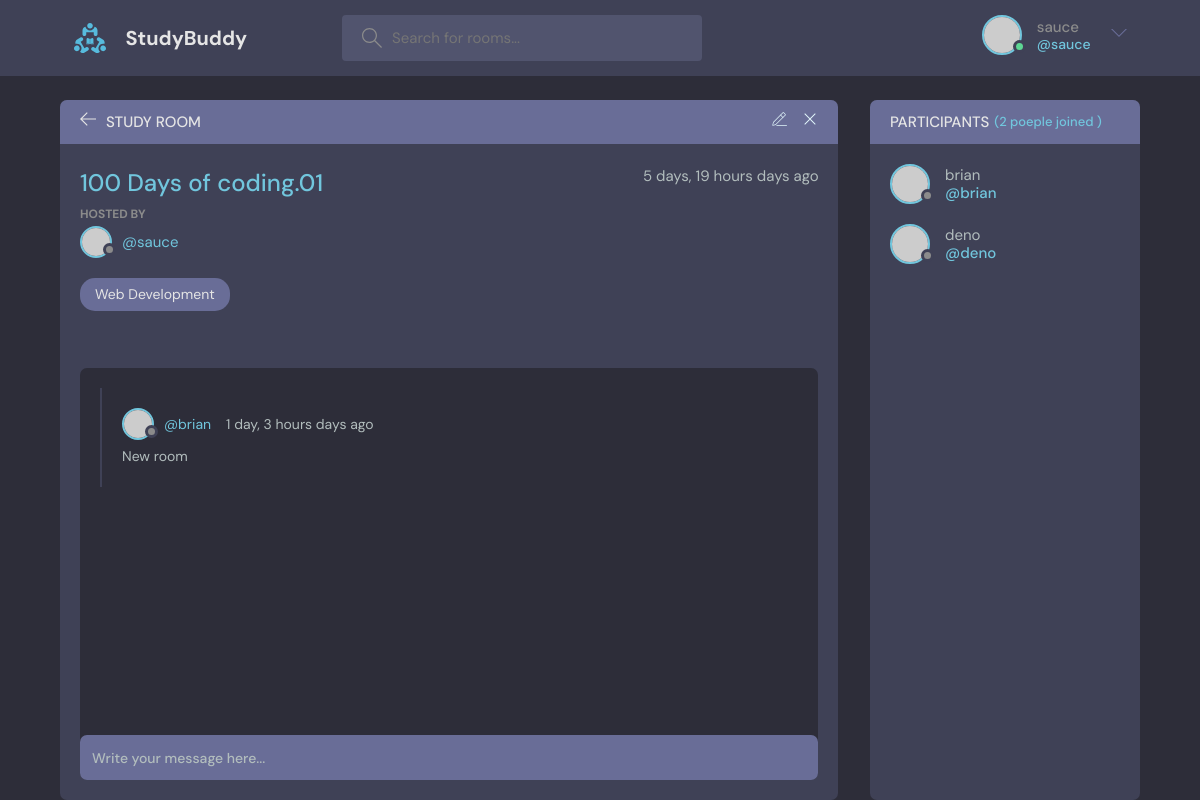
/room/2 (signed in), run on the app's committed database.
### base/models.py (models this page shows, shortened)
class Rooms(models.Model):
  host=models.ForeignKey(User,on_delete=models.CASCADE,null=True)
  topic=models.ForeignKey('Topic',on_delete=models.SET_NULL,null=True)
  name=models.CharField(max_length=200)
  description=models.TextField(null=True,blank=True)
  participants=models.ManyToManyField(User,related_name='participants',blank=True)
  created=models.DateTimeField(auto_now_add=True)
  updated=models.DateTimeField(auto_now=True)
  class Meta:
    ordering=['-updated','-created']
    verbose_name="Room"
    verbose_name_plural="Rooms"
    db_table="Room Table"

class Topic(models.Model):
  name=models.CharField(max_length=200)
  def __str__(self):
    return self.name
  class Meta:
    verbose_name="Topic"
    verbose_name_plural="Topics"

class Messages(models.Model):
  user=models.ForeignKey(User,on_delete=models.CASCADE,null=True)
  room=models.ForeignKey(Rooms,on_delete=models.CASCADE)
  body=models.TextField()
  updated=models.DateTimeField(auto_now_add=True)
  created=models.DateTimeField(auto_now=True)
  class Meta:
    verbose_name="Message"
    verbose_name_plural="Messages"
    ordering=['-updated','-created']

### base/views.py (the view, shortened to what this page needs)
# urls.py: path('room/<str:pk>' , views.room, name='room'),
@login_required(login_url='login')
def room(request,pk):
  room=models.Rooms.objects.get(id=pk)
  room_message=room.messages_set.all()
  participants=room.participants.all()
  context={
    'room':room,
    'room_message':room_message,
    'participants':participants
    }
  return render(request,'base/room.html',context)

### base/templates/base/room.html (shortened to what this page needs)
{% extends 'main.html' %}
{% block content %}
    <main class="profile-page layout layout--2">
      <div class="container">
        <div class="room">
          <div class="room__top">
            <div class="room__topLeft">
              <a href="{% url 'home' %}">
                <svg version="1.1" xmlns="http://www.w3.org/2000/svg" width="32" height="32" viewBox="0 0 32 32">
                  <title>arrow-left</title>
                  <path
                    d="M13.723 2.286l-13.723 13.714 13.719 13.714 1.616-1.611-10.96-10.96h27.625v-2.286h-27.625l10.965-10.965-1.616-1.607z"
                  ></path>
                </svg>
              </a>
              <h3>Study Room</h3>
            </div>
            <div class="room__topRight">
              {% if request.user == room.host %}
              <a href="{% url 'updateroom' room.id %}">
              </a>
              <a href="{% url 'deleteroom' room.id %}">
                <svg version="1.1" xmlns="http://www.w3.org/2000/svg" width="32" height="32" viewBox="0 0 32 32">
                  <title>remove</title>
                  <path
                    d="M27.314 6.019l-1.333-1.333-9.98 9.981-9.981-9.981-1.333 1.333 9.981 9.981-9.981 9.98 1.333 1.333 9.981-9.98 9.98 9.98 1.333-1.333-9.98-9.98 9.98-9.981z"
                  ></path>
                </svg>
              </a>
            </div>
            {% endif %}
          </div>
          <div class="room__box scroll">
            <div class="room__header scroll">
              <div class="room__info">
                <h3>{{room.name}}</h3>
                <span>{{room.created|timesince}} days ago</span>
              </div>
              <div class="room__hosted">
                <p>Hosted By</p>
                <a href="{% url 'user-profile' room.host.id %}" class="room__author">
                  <div class="avatar avatar--small">
                    <img src="https://randomuser.me/api/portraits/men/37.jpg" />
                  </div>
                  <span>@{{room.host.username}}</span>
                </a>
              </div>
              <span class="room__topics">{{room.topic}}</span>
            </div>
            <div class="room__conversation">
              <div class="threads scroll">
                {% for message in room_message %}
                <div class="thread">
                  <div class="thread__top">
                    <div class="thread__author">
                      <a href="{% url 'user-profile' message.user.id %}" class="thread__authorInfo">
                        <div class="avatar avatar--small">
                          <img src="https://randomuser.me/api/portraits/men/37.jpg" />
                        </div>
                        <span>@{{message.user.username}}</span>
                      </a>
                      <span class="thread__date">{{ message.created|timesince }} days ago</span>
                    </div>
                  </div>
                  <div class="thread__details">
                    {{message.body}}
                  </div>
                </div>
                {% endfor %}
              </div>
            </div>
          </div>
          <div class="room__message">
            <form action="#"><input name="" placeholder="Write your message here..." /></form>
          </div>
        </div>
        <div class="participants">
          <h3 class="participants__top">Participants <span>({{participants.count}} poeple joined )</span></h3>
          <div class="participants__list scroll">
            {% for user in participants %}
            <a href="{% url 'user-profile' user.id %} " class="participant">
              <div class="avatar avatar--medium">
                <img src="https://randomuser.me/api/portraits/men/37.jpg" />
              </div>
              <p>
                {{user.username}}
                <span>@{{user.username}}</span>
              </p>
            </a>
            {% endfor %}
          </div>
        </div>
      </div>
    </main>
{% endblock content %}

### templates/navigation.html (shortened to what this page needs)
{% load static %}
<header class="header header--loggedIn">
  <div class="container">
    <a href="{% url 'home' %}" class="header__logo">
      <img src="{% static 'images/logo.svg'%}" />
      <h1>StudyBuddy</h1>
    </a>
    <form class="header__search" method="GET" action="{% url 'home' %}">
      <label>
        <input name="q" placeholder="Search for rooms..." />
      </label>
    </form>
    <nav class="header__menu">
      {% if request.user.is_authenticated %}
      <div class="header__user">
        <a href="profile.html">
          <div class="avatar avatar--medium active">
            <img src="https://randomuser.me/api/portraits/men/37.jpg" />
          </div>
          <p>{{request.user.username}} <span>@{{request.user.username}} </span></p>
        </a>
        <button class="dropdown-button">
          <svg version="1.1" xmlns="http://www.w3.org/2000/svg" width="32" height="32" viewBox="0 0 32 32">
            <title>chevron-down</title>
            <path d="M16 21l-13-13h-3l16 16 16-16h-3l-13 13z"></path>
          </svg>
        </button>
      </div>
      {% else %}
        <a href="{% url 'login' %}">
        <img src="{% static 'images/avatar.svg' %}" />
        <p>Login</p>
      </a>
      {% endif %}
    </nav>
  </div>
</header>

### data on the page
Rooms: name "100 Days of coding.01", created "5 days, 19 hours", host.username "sauce", topic "Web Development"
Messages: user.username "brian", created "1 day, 3 hours", body "New room"

### other printed values
{{ request.user.username }} "sauce"
{{ participants.count }} "2"
{{ user.username }} "brian"
{{ user.username }} "deno"
